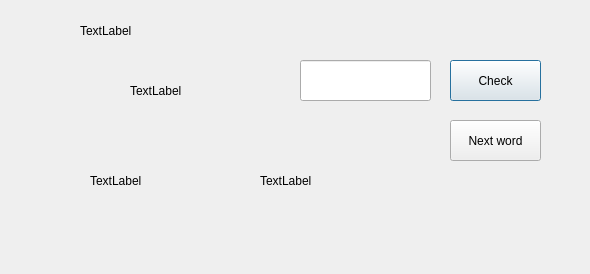
<?xml version="1.0" encoding="UTF-8"?>
<ui version="4.0">
 <class>Tests</class>
 <widget class="QDialog" name="Tests">
  <property name="geometry">
   <rect>
    <x>0</x>
    <y>0</y>
    <width>590</width>
    <height>274</height>
   </rect>
  </property>
  <property name="windowTitle">
   <string>Dialog</string>
  </property>
  <widget class="QPushButton" name="checkButton">
   <property name="geometry">
    <rect>
     <x>450</x>
     <y>60</y>
     <width>91</width>
     <height>41</height>
    </rect>
   </property>
   <property name="text">
    <string>Check</string>
   </property>
  </widget>
  <widget class="QLabel" name="taskLabel">
   <property name="geometry">
    <rect>
     <x>130</x>
     <y>70</y>
     <width>131</width>
     <height>41</height>
    </rect>
   </property>
   <property name="text">
    <string>TextLabel</string>
   </property>
  </widget>
  <widget class="QPushButton" name="nextWordButton">
   <property name="geometry">
    <rect>
     <x>450</x>
     <y>120</y>
     <width>91</width>
     <height>41</height>
    </rect>
   </property>
   <property name="text">
    <string>Next word</string>
   </property>
  </widget>
  <widget class="QLabel" name="transcriptionLabel">
   <property name="geometry">
    <rect>
     <x>90</x>
     <y>160</y>
     <width>131</width>
     <height>41</height>
    </rect>
   </property>
   <property name="text">
    <string>TextLabel</string>
   </property>
  </widget>
  <widget class="QLabel" name="translationLabel">
   <property name="geometry">
    <rect>
     <x>260</x>
     <y>160</y>
     <width>171</width>
     <height>41</height>
    </rect>
   </property>
   <property name="text">
    <string>TextLabel</string>
   </property>
  </widget>
  <widget class="QLabel" name="correctLabel">
   <property name="geometry">
    <rect>
     <x>80</x>
     <y>10</y>
     <width>101</width>
     <height>41</height>
    </rect>
   </property>
   <property name="text">
    <string>TextLabel</string>
   </property>
  </widget>
  <widget class="QLineEdit" name="answerEdit">
   <property name="geometry">
    <rect>
     <x>300</x>
     <y>60</y>
     <width>131</width>
     <height>41</height>
    </rect>
   </property>
  </widget>
 </widget>
 <resources/>
 <connections/>
</ui>
